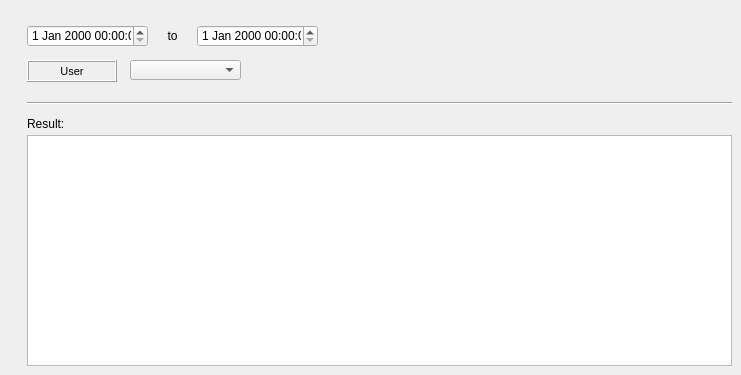
     <widget class="QWidget" name="tab_15">
      <attribute name="title">
       <string>Picture</string>
      </attribute>
      <widget class="Line" name="line_5">
       <property name="geometry">
        <rect>
         <x>27</x>
         <y>95</y>
         <width>705</width>
         <height>16</height>
        </rect>
       </property>
       <property name="orientation">
        <enum>Qt::Horizontal</enum>
       </property>
      </widget>
      <widget class="QDateTimeEdit" name="dateTimeEdit_10">
       <property name="geometry">
        <rect>
         <x>197</x>
         <y>25</y>
         <width>121</width>
         <height>22</height>
        </rect>
       </property>
      </widget>
      <widget class="QLabel" name="label_138">
       <property name="geometry">
        <rect>
         <x>157</x>
         <y>25</y>
         <width>31</width>
         <height>22</height>
        </rect>
       </property>
       <property name="font">
        <font>
         <pointsize>9</pointsize>
        </font>
       </property>
       <property name="frameShape">
        <enum>QFrame::NoFrame</enum>
       </property>
       <property name="frameShadow">
        <enum>QFrame::Raised</enum>
       </property>
       <property name="text">
        <string>to</string>
       </property>
       <property name="textFormat">
        <enum>Qt::AutoText</enum>
       </property>
       <property name="scaledContents">
        <bool>false</bool>
       </property>
       <property name="alignment">
        <set>Qt::AlignCenter</set>
       </property>
       <property name="margin">
        <number>3</number>
       </property>
      </widget>
      <widget class="QTableWidget" name="tableWidget_11">
       <property name="geometry">
        <rect>
         <x>27</x>
         <y>135</y>
         <width>705</width>
         <height>231</height>
        </rect>
       </property>
      </widget>
      <widget class="QLabel" name="label_62">
       <property name="geometry">
        <rect>
         <x>27</x>
         <y>60</y>
         <width>90</width>
         <height>22</height>
        </rect>
       </property>
       <property name="font">
        <font>
         <pointsize>8</pointsize>
        </font>
       </property>
       <property name="frameShape">
        <enum>QFrame::Box</enum>
       </property>
       <property name="frameShadow">
        <enum>QFrame::Raised</enum>
       </property>
       <property name="text">
        <string>User</string>
       </property>
       <property name="textFormat">
        <enum>Qt::AutoText</enum>
       </property>
       <property name="scaledContents">
        <bool>false</bool>
       </property>
       <property name="alignment">
        <set>Qt::AlignCenter</set>
       </property>
       <property name="margin">
        <number>3</number>
       </property>
      </widget>
      <widget class="QDateTimeEdit" name="dateTimeEdit_11">
       <property name="geometry">
        <rect>
         <x>27</x>
         <y>25</y>
         <width>121</width>
         <height>22</height>
        </rect>
       </property>
      </widget>
      <widget class="QLabel" name="label_139">
       <property name="geometry">
        <rect>
         <x>27</x>
         <y>113</y>
         <width>90</width>
         <height>22</height>
        </rect>
       </property>
       <property name="font">
        <font>
         <pointsize>9</pointsize>
        </font>
       </property>
       <property name="frameShape">
        <enum>QFrame::NoFrame</enum>
       </property>
       <property name="frameShadow">
        <enum>QFrame::Plain</enum>
       </property>
       <property name="text">
        <string>Result:</string>
       </property>
       <property name="textFormat">
        <enum>Qt::AutoText</enum>
       </property>
       <property name="scaledContents">
        <bool>false</bool>
       </property>
       <property name="alignment">
        <set>Qt::AlignLeading|Qt::AlignLeft|Qt::AlignVCenter</set>
       </property>
       <property name="margin">
        <number>3</number>
       </property>
      </widget>
      <widget class="QComboBox" name="comboBox_36">
       <property name="geometry">
        <rect>
         <x>130</x>
         <y>60</y>
         <width>111</width>
         <height>20</height>
        </rect>
       </property>
      </widget>
     </widget>
